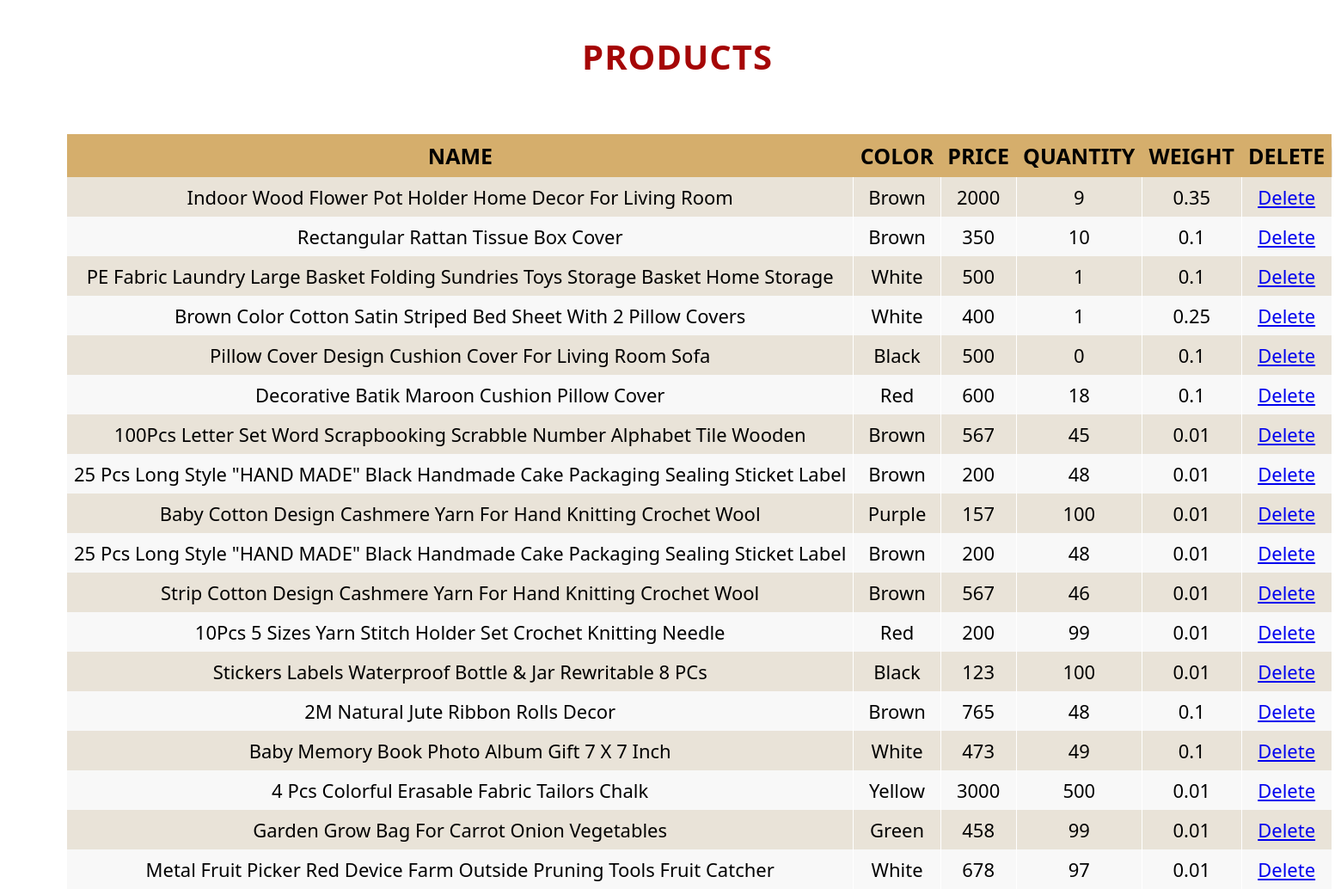
Page /Malmi/HELA/admin/productA.php on the committed database.
### tables this page shows
CREATE TABLE `producta` (
  `p_id` int(10) NOT NULL,
  `p_name` text NOT NULL,
  `p_cat` varchar(20) NOT NULL,
  `p_weight` float NOT NULL,
  `p_color` varchar(10) NOT NULL,
  `p_price` float NOT NULL,
  `p_quantity` int(5) NOT NULL,
  `p_des` text NOT NULL,
  `p_path1` text NOT NULL,
  `s_id` int(10) NOT NULL
);

### Malmi/HELA/admin/productA.php (the view, shortened to what this page needs)
<h2>PRODUCTS</h2>
 <link rel="stylesheet" href="posttable.css">
<div class="table-wrapper">
    <table class="fl-table">
        <thead>
        <tr>
            <th>NAME</th>
            <th>COLOR</th>
            <th>PRICE</th>
            <th>QUANTITY</th>
            <th>WEIGHT</th>
            <th>DELETE</th>
        </tr>
        </thead>
        <tbody>
        <tr>
<?php require_once("ImConnect.php") ?>
<?php
 $sql ="SELECT p_id, p_name,p_color,p_price,p_quantity,p_weight FROM producta";
$result =mysqli_query($connection,$sql);
 if($result){
 while ($row = $result-> fetch_assoc()){
    echo"<td>".$row["p_name"]."</td>";
    echo"<td>".$row["p_color"]."</td>";
    echo"<td>".$row["p_price"]."</td>";
    echo"<td>".$row["p_quantity"]."</td>";
    echo"<td>".$row["p_weight"]."</td>";
    echo"<td>"."<a href=deletepA.php?id=".$row["p_id"].">Delete</a>"."</td></tr>";
 }
 echo "</table>";
}
else{
    echo "0 result";
}
 ?>
</div>

### Malmi/HELA/admin/posttable.css (style rules this page uses)
h2 { text-align: center; font-size: 40px; text-transform: uppercase; font-family: "Segoe UI Light","Segoe UI","Segoe",Tahoma,Helvetica,Arial,sans-serif; letter-spacing: 1px; color: rgb(165, 6, 6); padding: 30px 0; }
.table-wrapper { margin: 10px 70px 70px; }
.fl-table { border-radius: 20px; font-size: 25px; font-weight: normal; border: none; border-collapse: collapse; width: 100%; max-width: 100%; white-space: nowrap; background-color: #E9E3D8 ; }
.fl-table td, .fl-table th { text-align: center; padding: 8px; }
.fl-table td { border-right: 1px solid #ffffff; font-size: 22px; }
.fl-table thead th { color: #000000; background: #D5AE6C ; }
.fl-table thead th:nth-child(odd) { color: #000000; background: #D5AE6C; }

### rows in the picture
producta: p_name "Indoor Wood Flower Pot Holder Home Decor For Living Room", p_color "Brown", p_price "2000", p_quantity "9", p_weight "0.35"
producta: p_name "Rectangular Rattan Tissue Box Cover", p_color "Brown", p_price "350", p_quantity "10", p_weight "0.1"
producta: p_name "PE Fabric Laundry Large Basket Folding Sundries Toys Storage Basket Home Storage", p_color "White", p_price "500", p_quantity "1", p_weight "0.1"
producta: p_name "Brown Color Cotton Satin Striped Bed Sheet With 2 Pillow Covers", p_color "White", p_price "400", p_quantity "1", p_weight "0.25"
producta: p_name "Pillow Cover Design Cushion Cover For Living Room Sofa", p_color "Black", p_price "500", p_quantity "0", p_weight "0.1"
producta: p_name "Decorative Batik Maroon Cushion Pillow Cover", p_color "Red", p_price "600", p_quantity "18", p_weight "0.1"
producta: p_name "100Pcs Letter Set Word Scrapbooking Scrabble Number Alphabet Tile Wooden", p_color "Brown", p_price "567", p_quantity "45", p_weight "0.01"
producta: p_name "25 Pcs Long Style \"HAND MADE\" Black Handmade Cake Packaging Sealing Sticket Label", p_color "Brown", p_price "200", p_quantity "48", p_weight "0.01"
producta: p_name "Baby Cotton Design Cashmere Yarn For Hand Knitting Crochet Wool", p_color "Purple", p_price "157", p_quantity "100", p_weight "0.01"
producta: p_name "25 Pcs Long Style \"HAND MADE\" Black Handmade Cake Packaging Sealing Sticket Label", p_color "Brown", p_price "200", p_quantity "48", p_weight "0.01"
producta: p_name "Strip Cotton Design Cashmere Yarn For Hand Knitting Crochet Wool", p_color "Brown", p_price "567", p_quantity "46", p_weight "0.01"
producta: p_name "10Pcs 5 Sizes Yarn Stitch Holder Set Crochet Knitting Needle", p_color "Red", p_price "200", p_quantity "99", p_weight "0.01"
producta: p_name "Stickers Labels Waterproof Bottle & Jar Rewritable 8 PCs", p_color "Black", p_price "123", p_quantity "100", p_weight "0.01"
producta: p_name "2M Natural Jute Ribbon Rolls Decor", p_color "Brown", p_price "765", p_quantity "48", p_weight "0.1"
producta: p_name "Baby Memory Book Photo Album Gift 7 X 7 Inch", p_color "White", p_price "473", p_quantity "49", p_weight "0.1"
producta: p_name "4 Pcs Colorful Erasable Fabric Tailors Chalk", p_color "Yellow", p_price "3000", p_quantity "500", p_weight "0.01"
producta: p_name "Garden Grow Bag For Carrot Onion Vegetables", p_color "Green", p_price "458", p_quantity "99", p_weight "0.01"
producta: p_name "Metal Fruit Picker Red Device Farm Outside Pruning Tools Fruit Catcher", p_color "White", p_price "678", p_quantity "97", p_weight "0.01"
